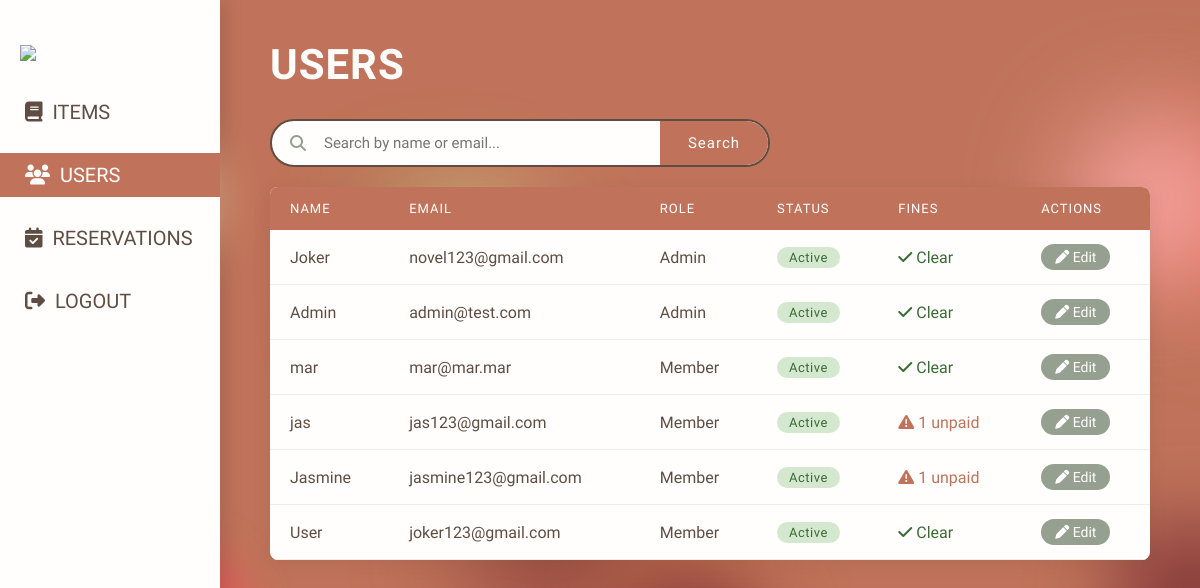
Page /admin/users (signed in) on the committed database.
### models/users.py (models this page shows, shortened)
class User(UserMixin, db.Model):
    __tablename__ = "users"
    id              = db.Column(db.Integer, primary_key=True)
    user_id         = db.Column(db.String(36), unique=True, nullable=False)
    name            = db.Column(db.String(80), nullable=False)
    email           = db.Column(db.String(150), unique=True, nullable=False)
    password        = db.Column(db.String(260), nullable=False)
    phone           = db.Column(db.String(20), nullable=True)
    added_on        = db.Column(db.DateTime, default=utcnow)
    role            = db.Column(db.Enum(UserRole), nullable=False)
    status          = db.Column(db.Enum(MemberStatus), nullable=True)
    member_since = db.Column(db.DateTime, nullable=  True)
    max_loanable_items = db.Column(db.Integer, nullable = True, default=4)
    max_loanable_computers = db.Column(db.Integer, nullable = True, default=1)
    permissions     = db.Column(db.JSON, nullable=True)
    __mapper_args__ = {
            'polymorphic_on':       role
        }

class Admin(User):
    __mapper_args__ = {
        'polymorphic_identity': UserRole.ADMIN
    }
    def get_role(self):
        return UserRole.ADMIN

### app.py (the view)
@app.route('/admin/users')
@login_required
def admin_users():
    if current_user.get_role().value != 'Admin':
        abort(403)
    q = request.args.get('q', '')
    if q:
        users = User.query.filter(
            db.or_(User.name.ilike(f'%{q}%'), User.email.ilike(f'%{q}%'))
        ).all()
    else:
        users = User.query.all()
    return render_template('admin-users.html', users=users)

### app.py (called while the page is built)
@login_manager.user_loader
def load_user(user_id):
    return User.query.filter_by(user_id=user_id).first()

### templates/admin-users.html (shortened to what this page needs)
{% extends "admin-layout.html" %}
{% block content %}
<div class="page-header">
    <h2 class="page-title">Users</h2>
</div>
<form method="GET" action="{{ url_for('admin_users') }}">
    <div class="search-bar">
        <i class="fas fa-search"></i>
        <input type="text" name="q" placeholder="Search by name or email..."
               value="{{ request.args.get('q', '') }}">
        <button type="submit">Search</button>
    </div>
</form>
<div class="card">
    {% if users %}
    <table>
        <thead>
            <tr>
                <th>Name</th>
                <th>Email</th>
                <th>Role</th>
                <th>Status</th>
                <th>Fines</th>
                <th>Actions</th>
            </tr>
        </thead>
        <tbody>
            {% for user in users %}
            <tr>
                <td>{{ user.name }}</td>
                <td>{{ user.email }}</td>
                <td>{{ user.role.value }}</td>
                <td>
                    {% if user.status and user.status.value == 'Suspended' %}
                        <span class="badge suspended">Suspended</span>
                    {% else %}
                        <span class="badge active">Active</span>
                    {% endif %}
                </td>
                <td>
                    {% if user.fines %}
                        {% set unpaid = user.fines | selectattr('status.value', 'equalto', 'Unpaid') | list %}
                        {% if unpaid %}
                            <span style="color: var(--admin-accent);">
                                <i class="fa-solid fa-triangle-exclamation"></i>
                                {{ unpaid | length }} unpaid
                            </span>
                        {% else %}
                            <span style="color: #3a6b34;">
                                <i class="fa-solid fa-check"></i> Clear
                            </span>
                        {% endif %}
                    {% else %}
                        <span style="color: #3a6b34;">
                            <i class="fa-solid fa-check"></i> Clear
                        {% endif %}
                    </span>
                </td>
                <td>
                    <button class="action-btn edit"
                            onclick="openEditModal(
                                '{{ user.user_id }}',
                                '{{ user.name }}',
                                '{{ user.email }}',
                                '{{ user.status.value if user.status else 'Active' }}',
                                {{ user.fines | selectattr('status.value', 'equalto', 'Unpaid') | list | length if user.fines else 0 }},
                                '{{ user.fines | selectattr('status.value', 'equalto', 'Unpaid') | map(attribute='fine_id') | first if user.fines and (user.fines | selectattr('status.value', 'equalto', 'Unpaid') | list) else '' }}'
                            )">
                        <i class="fa-solid fa-pen"></i> Edit
                    </button>
                </td>
            </tr>
            {% endfor %}
        </tbody>
    </table>
    {% else %}
    <div class="empty-state">
        <i class="fa-solid fa-users-slash"></i>
        No users found{% if request.args.get('q') %} for "{{ request.args.get('q') }}"{% endif %}.
    </div>
    {% endif %}
</div>
{% endblock %}

### templates/admin-layout.html (style rules this page uses)
:root { --green: #96a090; --green-dark: #838b7d; --light-green: #c5d862; --cream: #fffddd; --brown: #9a7c69; --brown-2: #5f4d43; --pink: #ecb0a1; --gray: #79796f; --dark-cream: #c0bea8; --white: #fffefc; --admin-accent: #c0735a; --admin-accent-dark: rgb(168, 94, 71); --border-radius-s: 8px; --border-radius-m: 30px; --border-radius-circle: 50%; }
* { box-sizing: border-box; margin: 0; padding: 0; }
body { background-color: var(--white); color: var(--brown-2); font-family: 'Neuton', serif; overflow-x: hidden; }
.page-header { display: flex; align-items: center; justify-content: space-between; margin-bottom: 30px; flex-wrap: wrap; gap: 10px; }
.page-title { font-size: 42px; font-weight: 700; color: var(--white); text-transform: uppercase; letter-spacing: 1px; }
.search-bar { display: flex; height: 48px; border: 2px solid var(--brown-2); border-radius: var(--border-radius-m); overflow: hidden; background: var(--white); width: 100%; max-width: 500px; }
.search-bar .fa-search { align-self: center; padding: 0 18px; color: var(--green); }
.search-bar input { flex: 1; border: none; outline: none; font-family: 'Neuton', serif; font-size: 15px; color: var(--brown-2); background: transparent; }
.search-bar button { background: var(--admin-accent); padding: 10px 28px; border: none; outline: none; color: white; cursor: pointer; font-family: 'Neuton', serif; font-size: 15px; letter-spacing: 1px; transition: background 0.2s ease; }
.card { background: var(--white); border-radius: var(--border-radius-s); box-shadow: 0 4px 20px rgba(0,0,0,0.07); overflow: hidden; margin-top: 20px; }
.card table { width: 100%; border-collapse: collapse; font-size: 16px; }
.card table thead { background: var(--admin-accent); color: white; }
.card table thead th { padding: 14px 20px; text-align: left; font-weight: 400; letter-spacing: 1px; text-transform: uppercase; font-size: 13px; }
.card table tbody tr { border-bottom: 1px solid #f0ede8; transition: background 0.15s ease; }
.card table tbody td { padding: 14px 20px; color: var(--brown-2); vertical-align: middle; }
.action-btn { display: inline-block; padding: 5px 14px; border-radius: var(--border-radius-m); font-family: 'Neuton', serif; font-size: 14px; cursor: pointer; border: none; transition: 0.2s ease; text-decoration: none; }
.action-btn.edit { background: var(--green); color: white; }
.badge { display: inline-block; padding: 3px 12px; border-radius: var(--border-radius-m); font-size: 13px; letter-spacing: 0.5px; }
.badge.active { background: #d4e8d0; color: #3a6b34; }

### rows in the picture
Admin: name "Joker", email "novel123@gmail.com", role.value "Admin", status "Active", shows "Clear"
Admin: name "Admin", email "admin@test.com", role.value "Admin", shows "Active", shows "Clear"
Admin: name "mar", email "mar@mar.mar", role.value "Member", status "Active", shows "Clear"
Admin: name "jas", email "jas123@gmail.com", role.value "Member", status "Active", unpaid "1"
Admin: name "Jasmine", email "jasmine123@gmail.com", role.value "Member", status "Active", unpaid "1"
Admin: name "User", email "joker123@gmail.com", role.value "Member", status "Active", shows "Clear"
